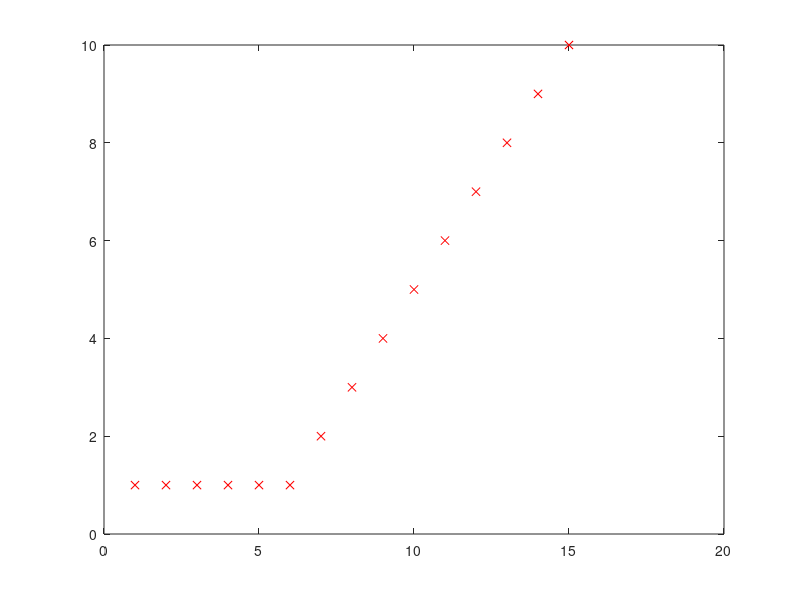

MATLAB code for this plot: (Note: this script raises an error after producing the figure.)
close all
clear all
clc
    
% data randomiser

% % vertical straight line (fail case)
% xpoint = 4*ones(1, 100);
% ypoint = 1 + (5-1).*rand(1, 100);
%

% % % horizontal straight line
%  %ypoint = 4*ones(1, 100);
%  xpoint = 1 + (5-1).*rand(1, 100);
% % %  diagonal line
%  ypoint = (xpoint.*ones(1, 100));

xpoint = [1 2 3 4 5 6 7 8 9 10 11 12 13 14 15];
ypoint = [1 1 1 1 1 1 2 3 4 5 6 7  8 9 10];

%plot
plot(xpoint, ypoint, 'rx');
hold on;

corners = line_segmentation(xpoint, ypoint, 0.5)


%[L1, d1] = LSM(xpoint, ypoint);

% if(d1 == 0)
%     plot(xpoint, ypoint);
%     hold on;
% else
%     L1Fit = polyval(L1, xpoint);
%     plot(L1Fit, 'g');
%     hold on;
% end